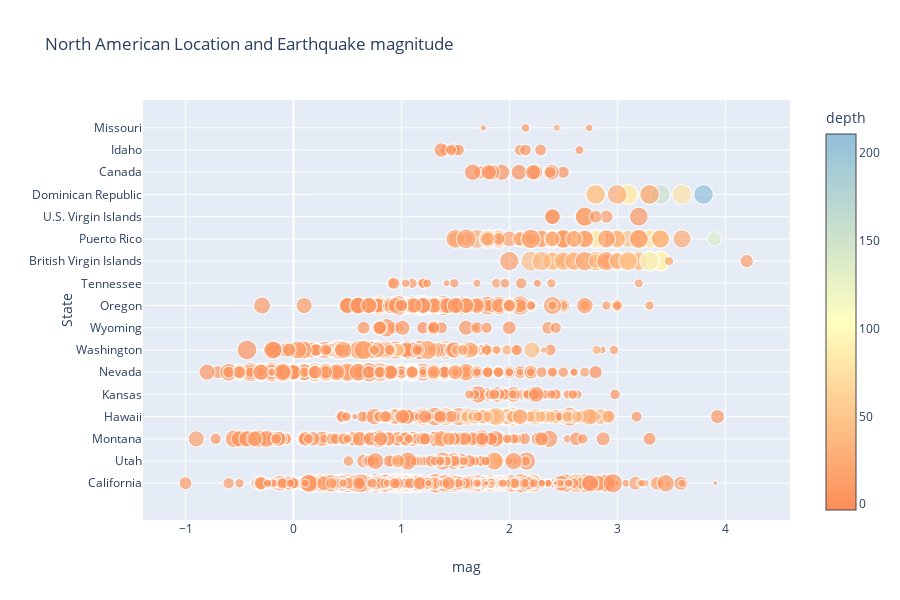

The code cell stored with this chart in its notebook:
### Code cell
import plotly.express as px
iris = px.data.iris()
fig = px.scatter(df, x="mag", y="State", color="depth",
                 size='gap', hover_data=['mag'],
                title="North American Location and Earthquake magnitude",
                color_continuous_scale=bupu)
fig.show()

### Figure 1 — Plotly figure (JSON) as saved in the notebook; plotly's stock layout.template omitted (floating-point values rounded to 4 significant figures; data arrays with more than 128 entries replaced by an {"elided": "..."} marker saying what was removed)
{"data": [{"customdata": {"elided": "3868x1 float values"}, "hoverlabel": {"namelength": 0}, "hovertemplate": "mag=%{customdata[0]}<br>State=%{y}<br>gap=%{marker.size}<br>depth=%{marker.color}", "legendgroup": "", "marker": {"color": {"elided": "3868 float values"}, "coloraxis": "coloraxis", "size": {"elided": "3868 float values"}, "sizemode": "area", "sizeref": 0.8631, "symbol": "circle"}, "mode": "markers", "name": "", "showlegend": false, "type": "scattergl", "x": {"elided": "3868 float values"}, "xaxis": "x", "y": {"elided": "3868 str values"}, "yaxis": "y"}], "layout": {"coloraxis": {"colorbar": {"title": {"text": "depth"}}, "colorscale": [[0, "rgb(252,141,89)"], [0.5, "rgb(255,255,191)"], [1, "rgb(145,191,219)"]]}, "height": 600, "legend": {"itemsizing": "constant", "tracegroupgap": 0}, "title": {"text": "North American Location and Earthquake magnitude"}, "xaxis": {"anchor": "y", "domain": [0, 0.98], "title": {"text": "mag"}}, "yaxis": {"anchor": "x", "domain": [0, 1], "title": {"text": "State"}}}}
